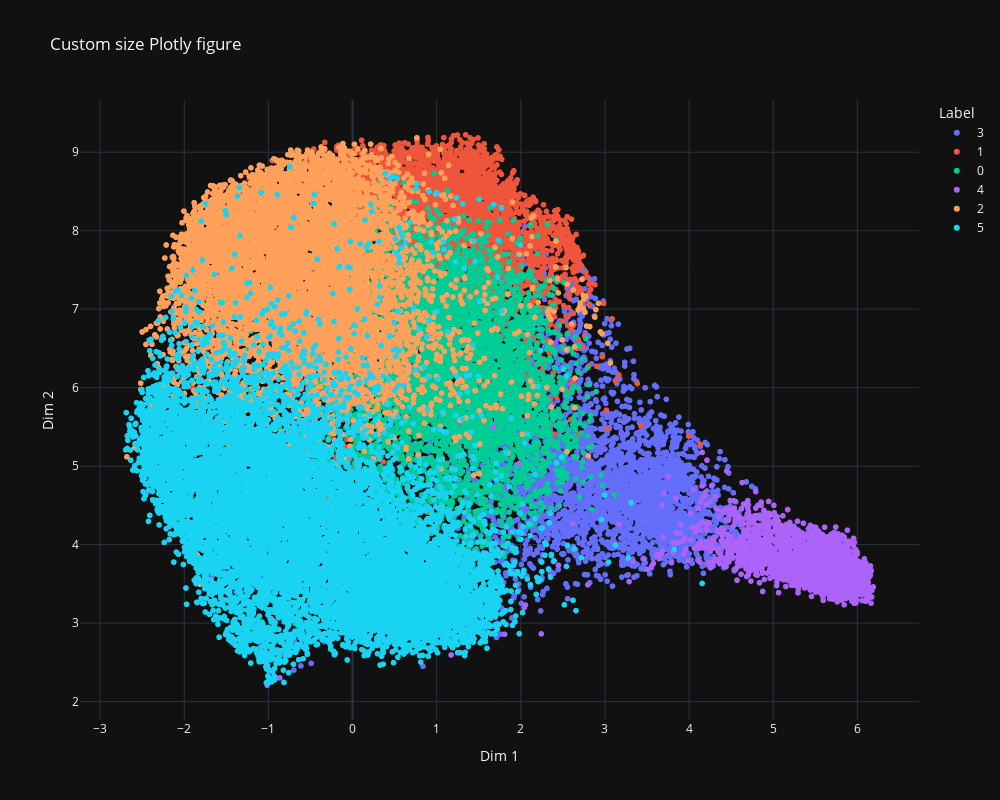

Write notebook code for a chart like this one.
### Code cell
plot_embedding(X_umap,labels=label)

### Figure 1 — Plotly figure (JSON) as saved in the notebook; plotly's stock layout.template omitted (floating-point values rounded to 4 significant figures; data arrays with more than 128 entries replaced by an {"elided": "..."} marker saying what was removed)
{"data": [{"hovertemplate": "Label=3<br>Dim 1=%{x}<br>Dim 2=%{y}<extra></extra>", "legendgroup": "3", "marker": {"color": "#636efa", "symbol": "circle"}, "mode": "markers", "name": "3", "showlegend": true, "x": {"elided": "3567 float values"}, "xaxis": "x", "y": {"elided": "3567 float values"}, "yaxis": "y", "type": "scattergl"}, {"hovertemplate": "Label=1<br>Dim 1=%{x}<br>Dim 2=%{y}<extra></extra>", "legendgroup": "1", "marker": {"color": "#EF553B", "symbol": "circle"}, "mode": "markers", "name": "1", "showlegend": true, "x": {"elided": "3959 float values"}, "xaxis": "x", "y": {"elided": "3959 float values"}, "yaxis": "y", "type": "scattergl"}, {"hovertemplate": "Label=0<br>Dim 1=%{x}<br>Dim 2=%{y}<extra></extra>", "legendgroup": "0", "marker": {"color": "#00cc96", "symbol": "circle"}, "mode": "markers", "name": "0", "showlegend": true, "x": {"elided": "6098 float values"}, "xaxis": "x", "y": {"elided": "6098 float values"}, "yaxis": "y", "type": "scattergl"}, {"hovertemplate": "Label=4<br>Dim 1=%{x}<br>Dim 2=%{y}<extra></extra>", "legendgroup": "4", "marker": {"color": "#ab63fa", "symbol": "circle"}, "mode": "markers", "name": "4", "showlegend": true, "x": {"elided": "2011 float values"}, "xaxis": "x", "y": {"elided": "2011 float values"}, "yaxis": "y", "type": "scattergl"}, {"hovertemplate": "Label=2<br>Dim 1=%{x}<br>Dim 2=%{y}<extra></extra>", "legendgroup": "2", "marker": {"color": "#FFA15A", "symbol": "circle"}, "mode": "markers", "name": "2", "showlegend": true, "x": {"elided": "8381 float values"}, "xaxis": "x", "y": {"elided": "8381 float values"}, "yaxis": "y", "type": "scattergl"}, {"hovertemplate": "Label=5<br>Dim 1=%{x}<br>Dim 2=%{y}<extra></extra>", "legendgroup": "5", "marker": {"color": "#19d3f3", "symbol": "circle"}, "mode": "markers", "name": "5", "showlegend": true, "x": {"elided": "11562 float values"}, "xaxis": "x", "y": {"elided": "11562 float values"}, "yaxis": "y", "type": "scattergl"}], "layout": {"xaxis": {"anchor": "y", "domain": [0.0, 1.0], "title": {"text": "Dim 1"}}, "yaxis": {"anchor": "x", "domain": [0.0, 1.0], "title": {"text": "Dim 2"}}, "legend": {"title": {"text": "Label"}, "tracegroupgap": 0}, "title": {"text": "Custom size Plotly figure"}, "width": 1000, "height": 800}}
